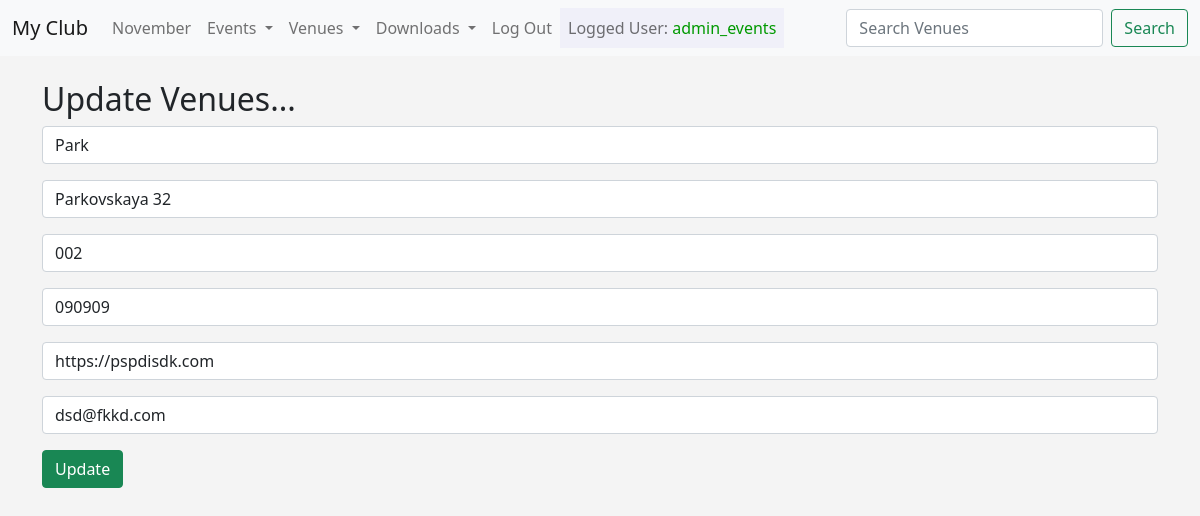
The app's page /update_venue/2 (signed in) with its own data.
### events/models.py (models this page shows, shortened)
class Venue(models.Model):
	name 	 	  = models.CharField('Venue Name', max_length = 120)
	address  	  = models.CharField(max_length = 120)
	zip_code      = models.CharField('Zip Code', max_length = 20)
	phone 	 	  = models.CharField('Contact Phine', max_length = 60, blank = True)
	web 	 	  = models.URLField('Web_address', blank = True)
	email_address = models.EmailField('Email', blank = True)
	owner 		  = models.IntegerField('Venue Owner', blank = False, default = 1)

### events/views.py (the view)
# urls.py: path('update_venue/<venue_id>', update_venue, name = 'update-venue'),
def update_venue(request, venue_id):
	venue = Venue.objects.get(pk = venue_id)
	form = VenueForm(request.POST or None, instance = venue)
	print(request.user)
	if request.user.id == venue.owner or request.user.is_superuser:
		if form.is_valid():
			messages.success(request, ('Venue successfully updated'))
			form.save()
			return redirect('list-venues')
	else:
		messages.success(request, ('You are not creator of this venue'))
		return redirect('list-venues')
	context = {
		'venue': venue,
		'form': form
	}
	return render(request, 'events/update_venue.html', context)

### events/forms.py
class VenueForm(ModelForm):
	class Meta:
		model = Venue
		fields = ('name', 'address','zip_code','phone','web','email_address')
		labels = {
			'name': '',
			'address': '',
			'zip_code': '',
			'phone': '',
			'web': '',
			'email_address': ''
		}
		widgets = {
			'name': 		 forms.TextInput(attrs={'class': 'form-control', 'placeholder': 'Name'}),
			'address': 		 forms.TextInput(attrs={'class': 'form-control', 'placeholder': 'Address'}),
			'zip_code': 	 forms.TextInput(attrs={'class': 'form-control', 'placeholder': 'Zip Code'}),
			'phone': 		 forms.TextInput(attrs={'class': 'form-control', 'placeholder': 'Phone'}),
			'web': 			 forms.TextInput(attrs={'class': 'form-control', 'placeholder': 'Web'}),
			'email_address': forms.EmailInput(attrs={'class': 'form-control', 'placeholder': 'Email'})
		}

### events/templates/events/update_venue.html
{% extends 'events/base.html' %}
{% block content %}
	<h2>Update Venues...</h2>
	<form action="" method="POST">  {% csrf_token %}
		{{ form.as_p }}
		<input type="submit" value="Update" class="btn btn-success">
	</form>
{% endblock %}

### events/templates/events/navbar.html (shortened to what this page needs)
<nav class="navbar navbar-expand-lg navbar-light bg-light" style="background-color: #E6E6FA">
  <div class="container-fluid">
    <a class="navbar-brand" href="{% url 'home' %}">My Club</a>
    <div class="collapse navbar-collapse" id="navbarSupportedContent">
      <ul class="navbar-nav me-auto mb-2 mb-lg-0">
        <li class="nav-item">
          <a class="nav-link" href="{% url 'home' '2021' 'November' %}">November</a>
        </li>
        <li class="nav-item dropdown">
          <a class="nav-link dropdown-toggle" href="#" id="navbarDropdown" role="button" data-bs-toggle="dropdown" aria-expanded="false">
            Events
          </a>
        </li>
        <li class="nav-item dropdown">
          <a class="nav-link dropdown-toggle" href="#" id="navbarDropdown" role="button" data-bs-toggle="dropdown" aria-expanded="false">
            Venues
          </a>
        </li>
        <li class="nav-item dropdown">
          <a class="nav-link dropdown-toggle" href="#" id="navbarDropdown" role="button" data-bs-toggle="dropdown" aria-expanded="false">
            Downloads
          </a>
        </li>
        {% if user.is_authenticated %}
          <li class="nav-item">
            <a class="nav-link" href="{% url 'logout' %}">Log Out</a>
          </li>
        {% endif %}
        {% if user.is_authenticated %}
          <li class="nav-item">
            <a class="nav-link" style="background-color: #f0f0f9;">Logged User: <h6 style="display: inline; color: #009900;">{{ user }}</h6></a>
          </li>
        {% else %}
          <li class="nav-item">
            <a class="nav-link" style="background-color: #f0f0f9;">You are <h6 style="display: inline; color: #ff4d4d;">Not Logged In</h6></a>
          </li>
        {% endif %}
      </ul>
      <form class="d-flex" method="POST" action="{% url 'search-venues' %}"> {% csrf_token %}
        <input class="form-control me-2" type="search" placeholder="Search Venues" aria-label="Search" name="searched">
        <button class="btn btn-outline-success" type="submit">Search</button>
      </form>
    </div>
  </div>
</nav>

### events/templates/events/base.html (style rules this page uses)
body { background-color: #f4f4f4; }

### records on screen
Venue: name "Park", address "Parkovskaya 32", zip_code "002", phone "090909", web "https://pspdisdk.com", email_address "dsd@fkkd.com"

### other values on screen
{{ user }} "admin_events"
